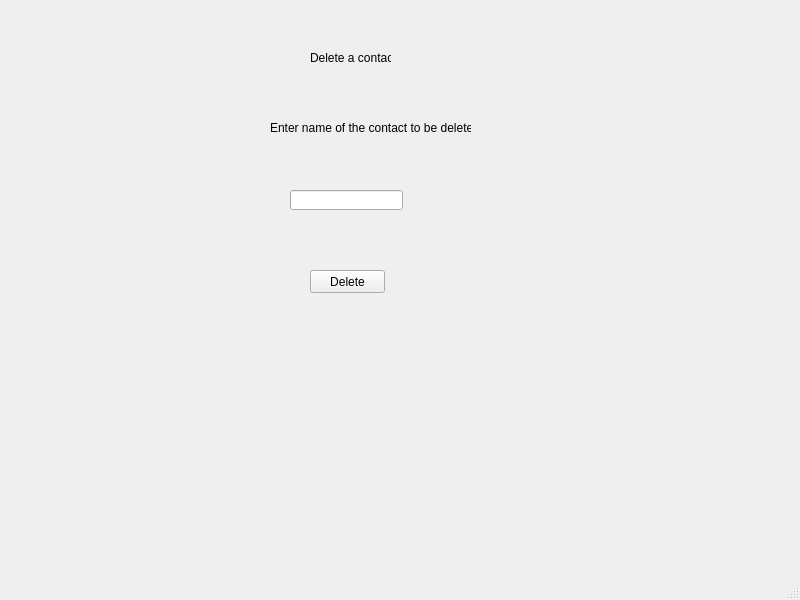
<?xml version="1.0" encoding="UTF-8"?>
<ui version="4.0">
 <class>DeleteContact</class>
 <widget class="QMainWindow" name="DeleteContact">
  <property name="geometry">
   <rect>
    <x>0</x>
    <y>0</y>
    <width>800</width>
    <height>600</height>
   </rect>
  </property>
  <property name="windowTitle">
   <string>MainWindow</string>
  </property>
  <widget class="QWidget" name="centralwidget">
   <widget class="QLabel" name="label">
    <property name="geometry">
     <rect>
      <x>270</x>
      <y>120</y>
      <width>201</width>
      <height>16</height>
     </rect>
    </property>
    <property name="text">
     <string>Enter name of the contact to be deleted</string>
    </property>
   </widget>
   <widget class="QLabel" name="label_2">
    <property name="geometry">
     <rect>
      <x>310</x>
      <y>50</y>
      <width>81</width>
      <height>16</height>
     </rect>
    </property>
    <property name="text">
     <string>Delete a contact</string>
    </property>
   </widget>
   <widget class="QLineEdit" name="nameToBeDeleted">
    <property name="geometry">
     <rect>
      <x>290</x>
      <y>190</y>
      <width>113</width>
      <height>20</height>
     </rect>
    </property>
   </widget>
   <widget class="QPushButton" name="delete_2">
    <property name="geometry">
     <rect>
      <x>310</x>
      <y>270</y>
      <width>75</width>
      <height>23</height>
     </rect>
    </property>
    <property name="text">
     <string>Delete</string>
    </property>
   </widget>
   <widget class="QLabel" name="ifDeleted">
    <property name="geometry">
     <rect>
      <x>320</x>
      <y>370</y>
      <width>47</width>
      <height>13</height>
     </rect>
    </property>
    <property name="text">
     <string/>
    </property>
   </widget>
  </widget>
  <widget class="QMenuBar" name="menubar">
   <property name="geometry">
    <rect>
     <x>0</x>
     <y>0</y>
     <width>800</width>
     <height>21</height>
    </rect>
   </property>
  </widget>
  <widget class="QStatusBar" name="statusbar"/>
 </widget>
 <resources/>
 <connections/>
</ui>
